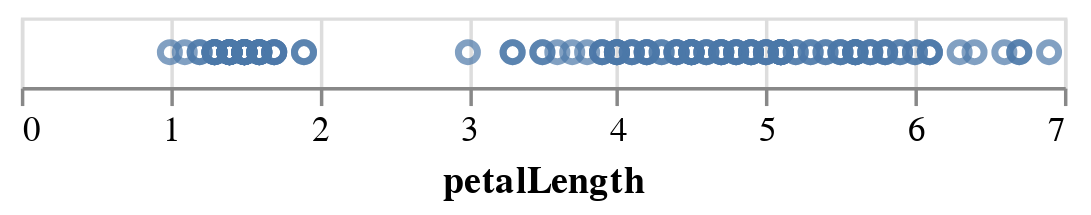

The notebook cell this image was saved under:
### Markdown cell above
This is a pretty silly chart, because it consists of 150 points, all laid-out on top of each other. But this *is* technically a representation of the data!

To make it more interesting, we need to *encode* columns of the data into visual features of the plot (e.g. x-position, y-position, size, color, etc.)

Let's encode petal length on the x-axis using the ``encode()`` method:

### Code cell
alt.Chart(iris).mark_point().encode(
    x='petalLength'
)

### Figure 1 — Vega-Lite specification as saved in the notebook (floating-point values rounded to 4 significant figures; data arrays with more than 128 entries replaced by an {"elided": "..."} marker saying what was removed)
{"config": {"view": {"continuousWidth": 300, "continuousHeight": 300}}, "data": {"name": "data-cb5f6f68883200d5e9a851f3ae4ae120"}, "mark": {"type": "point"}, "encoding": {"x": {"field": "petalLength", "type": "quantitative"}}, "$schema": "https://vega.github.io/schema/vega-lite/v5.16.3.json", "datasets": {"data-cb5f6f68883200d5e9a851f3ae4ae120": {"elided": "150 records"}}}
